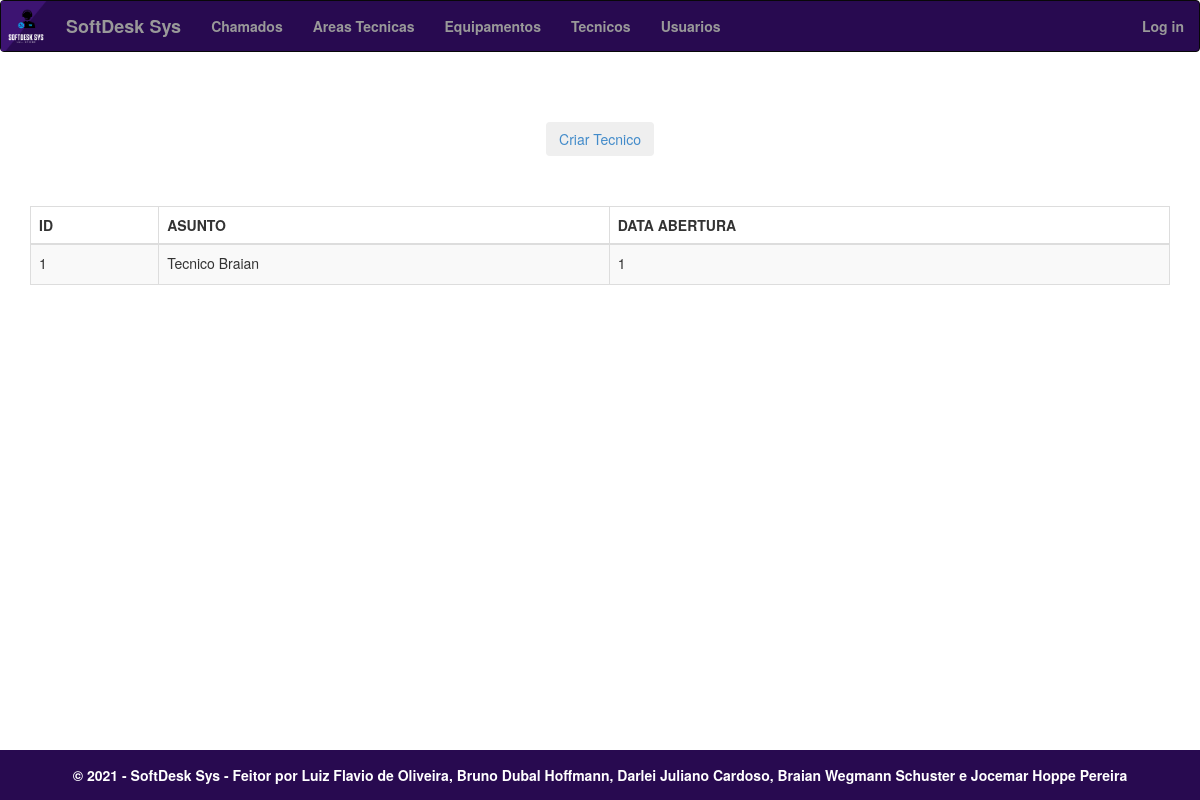
/tecnicos/, run on the app's committed database.
### app/models.py (models this page shows, shortened)
class Tecnico(models.Model):
    id_tecnico = models.AutoField(primary_key = True)
    nome = models.CharField(max_length = 255)
    id_usuario = models.IntegerField(null=True)
    id_area_tec = models.IntegerField(null=True)
    class Meta:
        db_table = 'tecnico'

### app/views.py (the view)
# urls.py: path('tecnicos/', views.tecnicos, name='tecnicos'),
def tecnicos(request):
    assert isinstance(request, HttpRequest)
    tecnicos = Tecnico.objects.all();
    return render(
        request,
        'app/tecnicos.html',
        {
            'year':datetime.now().year,
            'tecnicos': tecnicos
        }
    )

### app/templates/app/tecnicos.html
{% extends "app/layout.html" %}
{% block content %}
<div style="text-align:center; padding:50px">
    <button class="btn"><a href="{% url 'addtecnicos' %}">Criar Tecnico</a></button>
</div>
<div>
    <table class="table table-striped table-bordered">
        <thead class="thead-dark">
            <tr>
              <th scope="col">ID</th>
              <th scope="col">ASUNTO</th>
              <th scope="col">DATA ABERTURA</th>
            </tr>
        </thead>
        <tbody>
            {% for tecnico in tecnicos %}
            <tr style="height:40px">
                <td>{{ tecnico.id_tecnico }}</td>
                <td>{{ tecnico.nome }}</td>
                <td>{{ tecnico.id_area_tec }}</td>
            </tr>
        </tbody>
        {% endfor %}
    </table>
</div>
{% endblock %}

### data on the page
Tecnico: id_tecnico "1", nome "Tecnico Braian", id_area_tec "1"
